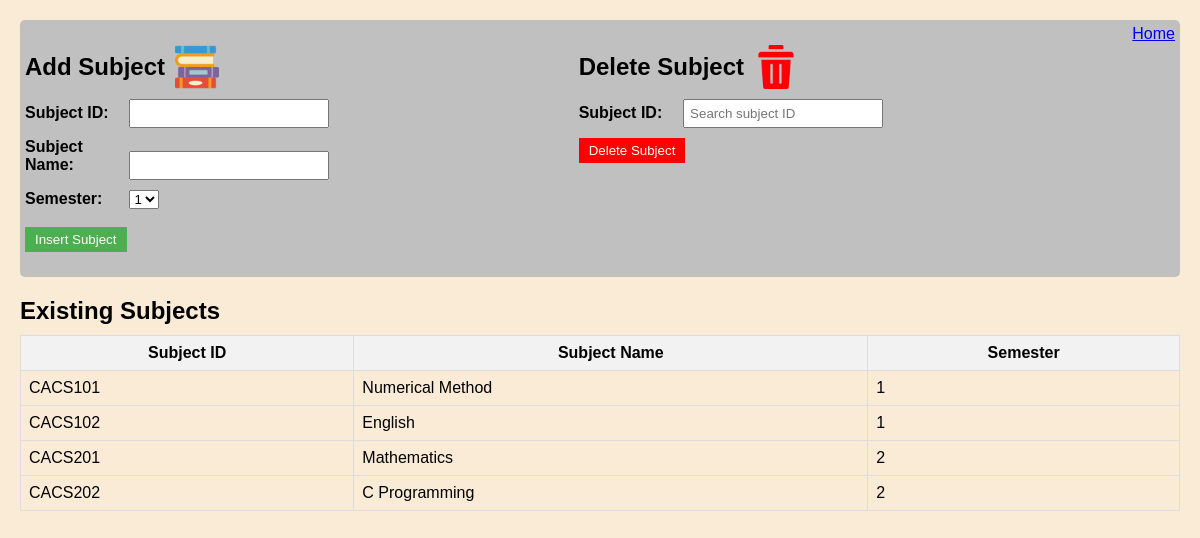
/dashboard/admin/subject/subject.php (signed in), run on the app's committed database.
### tables this page shows
CREATE TABLE `subject` (
  `subject_id` varchar(30) NOT NULL,
  `subject_name` varchar(30) DEFAULT NULL,
  `semester` int(11) DEFAULT NULL
);

### dashboard/admin/subject/subject.php (the view, shortened to what this page needs)
<!DOCTYPE html>
<html>
<head>
  <link rel="stylesheet" type="text/css" href="../main.css">
</head>
<body>
  <?php
  $conn = mysqli_connect('localhost', 'root', '', 'project');
  $query = "SELECT * FROM subject ORDER BY semester ASC";
  $result = mysqli_query($conn, $query);
  $subjects = array();
  if (mysqli_num_rows($result) > 0) {
    while ($row = mysqli_fetch_assoc($result)) {
      $subjects[] = $row;
    }
  }
  ?>
  <div class = container>
    <div class = "section">
  <h2>Add Subject<img src="../../images/subject.png" class="icon"></h2>
  <form method="post" action="<?php echo htmlspecialchars($_SERVER["PHP_SELF"]); ?>">
    <label for="subject_id">Subject ID:</label>
    <input type="text" id="subject_id" name="subject_id" maxlength="30" required><br>
    <label for="subject_name">Subject Name:</label>
    <input type="text" id="subject_name" name="subject_name" maxlength="30" required><br>
    <label for="semester">Semester:</label>
    <select id="semester" name="semester" required>
      <?php for ($i = 1; $i <= 8; $i++) { ?>
        <option value="<?php echo $i; ?>"><?php echo $i; ?></option>
      <?php } ?>
    </select><br><br>
    <input type="submit" name="insert" value="Insert Subject">
  </form>
      </div>
      <div class = "section">
  <h2>Delete Subject<img src="../../images/delete.png" class="icon"></h2>
  <form method="post" action="<?php echo htmlspecialchars($_SERVER["PHP_SELF"]); ?>">
    <label for="delete-subject">Subject ID:</label>
    <input type="text" id="delete-subject" name="delete-subject" maxlength="30" placeholder="Search subject ID" required list="subject-id-list" ><br>
    <input type="submit" name="delete" class="delete-btn" value="Delete Subject" onclick="return confirm('Are you sure you want to delete this subject ?');">
  </form>
      </div>
      <a href="../admin.php">Home</a>
      </div>
  <h2>Existing Subjects</h2>
  <table>
    <tr>
      <th>Subject ID</th>
      <th>Subject Name</th>
      <th>Semester</th>
    </tr>
    <?php foreach ($subjects as $subject) { ?>
      <tr>
        <td><?php echo $subject['subject_id']; ?></td>
        <td><?php echo $subject['subject_name']; ?></td>
        <td><?php echo $subject['semester']; ?></td>
      </tr>
    <?php } ?>
  </table>
</body>
</html>

### dashboard/admin/main.css (style rules this page uses)
body { font-family: Arial, sans-serif; margin: 20px; background-color: antiquewhite; }
h2 { margin-bottom: 10px; }
form { margin-bottom: 20px; }
label { display: inline-block; width: 100px; font-weight: bold; }
input[type="text"], input[type="password"], input[type="number"] { width: 200px; padding: 5px; margin-bottom: 10px; box-sizing: border-box; }
input[type="submit"] { padding: 5px 10px; background-color: #4CAF50; color: white; border: none; cursor: pointer; }
input[type="submit"].delete-btn { background-color: #FF0000; color: white; border: none; cursor: pointer; padding: 5px 10px; }
table { width: 100%; border-collapse: collapse; }
th, td { border: 1px solid #ddd; padding: 8px; }
th { background-color: #f2f2f2; font-weight: bold; }
.container { display: flex; background-color: silver; padding: 5px; margin-top: 0; border-radius: 5px; }
.section { flex: 1; margin-right: 20px; }
.icon { margin-left: 10px; width: 44px; height: 44px; }
.section h2 { display: flex; align-items: center; }

### data on the page
subject: subject_id "CACS101", subject_name "Numerical Method", semester "1"
subject: subject_id "CACS102", subject_name "English", semester "1"
subject: subject_id "CACS201", subject_name "Mathematics", semester "2"
subject: subject_id "CACS202", subject_name "C Programming", semester "2"

### other printed values
form field semester "1"
